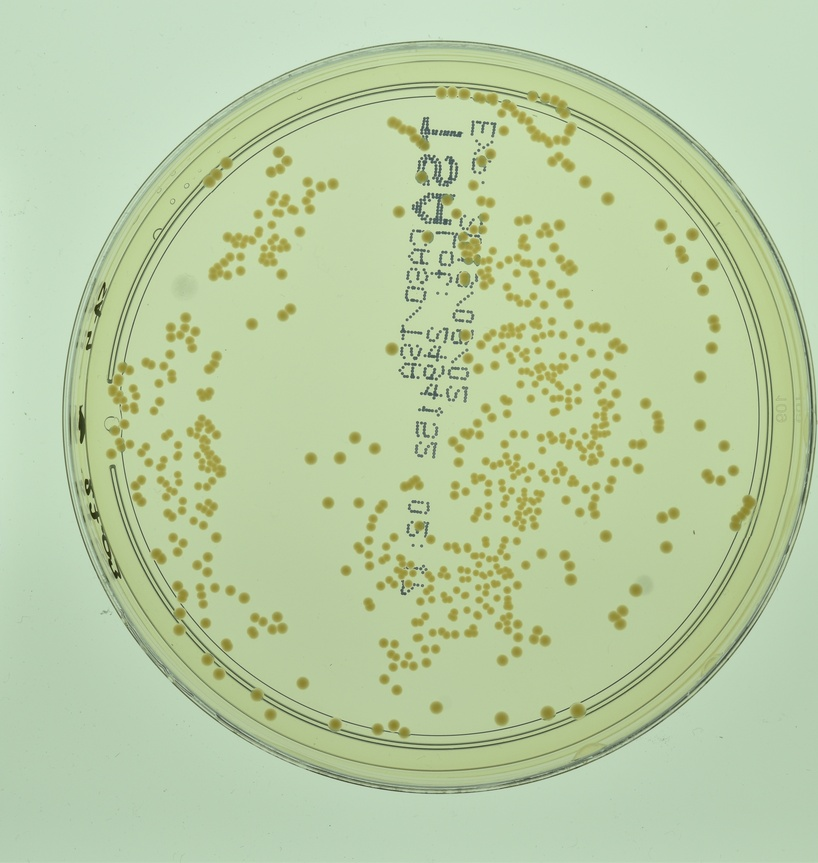
#> input picture data/benchmark/images/1399 copy.jpg, 818 x 863 px, shrunk from 3790 x 4000 before the run
$ python run_pipeline.py '../data/benchmark/images/1399 copy.jpg'   (older library calls are emulated)
#> lines starting #> are read from the running program, lines starting #| are printed output that depends on the picture; after the words box and inside, x2 and y2 are one past the last pixel; in counts of white or black regions, pixels touching at a corner belong together
#> in main, image is the input picture: shape (863, 818, 3); mean B, G, R 163.8, 204.4, 185.5
### src/gold_experience/illumination.py
from __future__ import annotations

import cv2
import numpy as np

from .models import DishCircle


def estimate_agar_baseline(
    image: np.ndarray,
    dish: DishCircle,
    dish_mask: np.ndarray,
) -> dict[str, float]:
    """
    Sample the agar background color from the interior of the plate,
    avoiding edges where colony density and rim artifacts are higher.

    Returns median L, a, b values for the sampled agar region.
    """
    inner_mask = np.zeros_like(dish_mask)
    cv2.circle(inner_mask, (dish.x, dish.y), int(dish.radius * 0.40), 255, -1)

    lab = cv2.cvtColor(image, cv2.COLOR_BGR2LAB)

    pixels = lab[inner_mask == 255]
    if len(pixels) < 100:
        pixels = lab[dish_mask == 255]

    baseline_l = float(np.median(pixels[:, 0]))
    baseline_a = float(np.median(pixels[:, 1]))
    baseline_b = float(np.median(pixels[:, 2]))

    return {
        "L": baseline_l,
        "a": baseline_a,
        "b": baseline_b,
        "L_std": float(np.std(pixels[:, 0])),
    }


def apply_clahe_to_lightness(image: np.ndarray) -> np.ndarray:
    """
    Apply CLAHE to the lightness channel only so illumination gradients
    are reduced without directly changing chrominance.
    """
    lab = cv2.cvtColor(image, cv2.COLOR_BGR2LAB)
#> lab: shape (863, 818, 3); mean of channels 0, 1, 2 203.7, 114.6, 146.2
    clahe = cv2.createCLAHE(clipLimit=2.0, tileGridSize=(8, 8))
    lab[:, :, 0] = clahe.apply(lab[:, :, 0])
#> lab: shape (863, 818, 3); mean of channels 0, 1, 2 199.5, 114.6, 146.2
    return cv2.cvtColor(lab, cv2.COLOR_LAB2BGR)


def normalize_to_agar_baseline(
    image: np.ndarray,
    baseline: dict[str, float],
    target_l: float = 210.0,
    target_a: float = 128.0,
    target_b: float = 128.0,
) -> np.ndarray:
    """
    Shift LAB channels so the sampled agar baseline lands on the chosen
    canonical agar appearance. This keeps downstream thresholds operating
    in a more stable visual regime across plates.
    """
    lab = cv2.cvtColor(image, cv2.COLOR_BGR2LAB).astype(np.float32)

    lab[:, :, 0] = np.clip(lab[:, :, 0] + (target_l - baseline["L"]), 0, 255)
    lab[:, :, 1] = np.clip(lab[:, :, 1] + (target_a - baseline["a"]), 0, 255)
    lab[:, :, 2] = np.clip(lab[:, :, 2] + (target_b - baseline["b"]), 0, 255)

    return cv2.cvtColor(lab.astype(np.uint8), cv2.COLOR_LAB2BGR)

### src/gold_experience/plate_detection.py
from __future__ import annotations

import cv2
import numpy as np

from .models import DishCircle


def _default_dish(height: int, width: int) -> DishCircle:
    min_side = min(height, width)
    return DishCircle(x=width // 2, y=height // 2, radius=int(min_side * 0.40))


# [52 lines left out: function _contour_circle_fallback, not called in this run]


def detect_plate(image: np.ndarray) -> tuple[DishCircle, np.ndarray, dict[str, np.ndarray]]:
    gray = cv2.cvtColor(image, cv2.COLOR_BGR2GRAY)
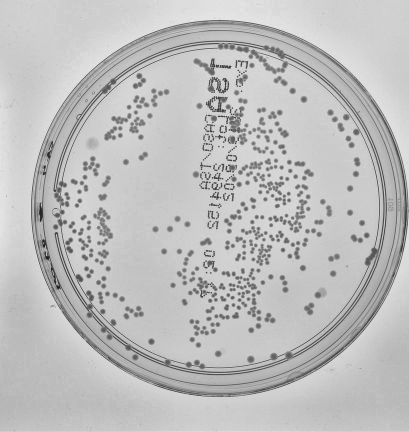
#> gray: shape (863, 818) (shown at 1/2 size); min 18, max 239, mean 190.1
    blurred = cv2.GaussianBlur(gray, (9, 9), 1.5)
    h, w = gray.shape[:2]
    min_side = min(h, w)
    min_radius = int(min_side * 0.32)
    max_radius = int(min_side * 0.48)

    circles = cv2.HoughCircles(
        blurred,
        cv2.HOUGH_GRADIENT,
        dp=1.2,
        minDist=min_side // 2,
        param1=120,
        param2=26,
        minRadius=min_radius,
        maxRadius=max_radius,
    )
#> circles = [[441, 415.8, 353.9]]

    if circles is not None and len(circles[0]) > 0:
        x_pos, y_pos, radius = max(
            circles[0],
            key=lambda row: row[2] - 0.35 * np.hypot(row[0] - (w / 2.0), row[1] - (h / 2.0)),
        )
#> x_pos = 441; y_pos = 415.8; radius = 353.9
        dish = DishCircle(x=int(round(x_pos)), y=int(round(y_pos)), radius=int(round(radius)))
    else:
        dish = _contour_circle_fallback(
            blurred=blurred,
            min_radius=min_radius,
            max_radius=max_radius,
        )
        if dish is None:
            dish = _default_dish(height=h, width=w)

    mask = np.zeros_like(gray)
    cv2.circle(mask, (dish.x, dish.y), int(dish.radius * 0.94), 255, -1, lineType=cv2.LINE_AA)
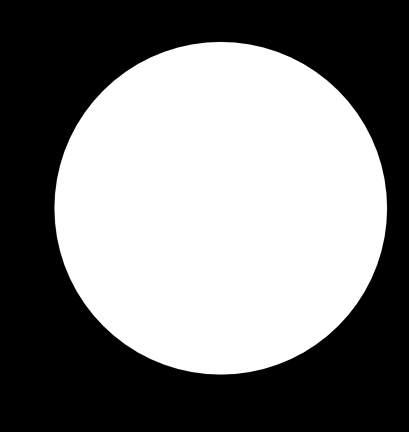
#> mask: shape (863, 818) (shown at 1/2 size); min 0, max 255, mean 125.4
    debug = {"plate_gray": gray, "plate_mask": mask}
    return dish, mask, debug

### src/gold_experience/pipeline.py
from __future__ import annotations

import numpy as np

from .candidate_detection import detect_candidates
from .colony_scoring import classify_colonies
from .illumination import (
    apply_clahe_to_lightness,
    estimate_agar_baseline,
    normalize_to_agar_baseline,
)
from .label_filter import classify_labels
from .models import PipelineResult
from .plate_detection import detect_plate


class ColonyCounterPipeline:
    def run(self, image: np.ndarray) -> PipelineResult:
        clahe_image = apply_clahe_to_lightness(image)
        dish, dish_mask, plate_debug = detect_plate(clahe_image)
#> plate_debug = 2 items
        measured_baseline = estimate_agar_baseline(image=clahe_image, dish=dish, dish_mask=dish_mask)
#> in estimate_agar_baseline, `cv2.circle(inner_mask, (dish.x, dish.y), int(dish.radius * 0.40), 255,..`:
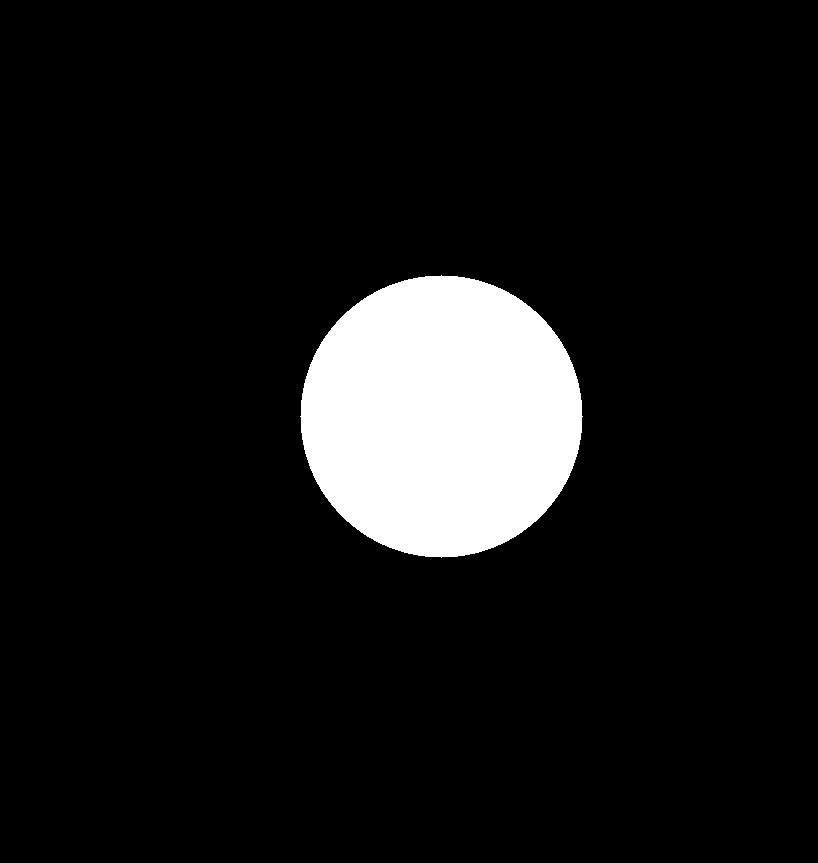
#> inner_mask: shape (863, 818); 8.8% white; 1 white region, box (x1, y1, x2, y2) and area: (300, 275, 583, 558) 62433
#> in estimate_agar_baseline, `baseline_l = float(np.median(pixels[:, 0]))`: baseline_l = 212
#> in estimate_agar_baseline, `baseline_a = float(np.median(pixels[:, 1]))`: baseline_a = 114
#> in estimate_agar_baseline, `baseline_b = float(np.median(pixels[:, 2]))`: baseline_b = 148
#> measured_baseline = {'L': 212, 'a': 114, 'b': 148, 'L_std': 33.52}
        normalized_image = normalize_to_agar_baseline(image=clahe_image, baseline=measured_baseline)
        baseline = {
            "L": 210.0,
            "a": 128.0,
            "b": 128.0,
            "L_std": measured_baseline.get("L_std", 18.0),
            "source_L": measured_baseline.get("L", 210.0),
            "source_a": measured_baseline.get("a", 128.0),
            "source_b": measured_baseline.get("b", 128.0),
        }
#> baseline = {'L': 210, 'a': 128, 'b': 128, 'L_std': 33.52, 'source_L': 212, 'source_a': 114, 'source_b': 148}

        candidates, candidate_debug = detect_candidates(
            image=normalized_image,
            dish=dish,
            dish_mask=dish_mask,
            baseline=baseline,
        )
        label_ids = classify_labels(candidates)
        colony_ids = classify_colonies(
            candidates=candidates,
            label_ids=label_ids,
            dish=dish,
            agar_baseline=baseline,
        )
        debug_images = dict(plate_debug)
        debug_images["plate_clahe"] = clahe_image
        debug_images["plate_normalized"] = normalized_image
        debug_images.update(candidate_debug)
        return PipelineResult(
            dish=dish,
            candidates=candidates,
            label_ids=label_ids,
            colony_ids=colony_ids,
            agar_baseline=baseline,
            debug_images=debug_images,
        )

### src/gold_experience/candidate_detection.py
from __future__ import annotations

from dataclasses import dataclass
from math import hypot, pi, sqrt

import cv2
import numpy as np

from .models import Candidate, DishCircle


@dataclass
class Proposal:
    center: tuple[float, float]
    radius: float
    feature: np.ndarray
    source_rank: float


def _normalize_feature(feature: np.ndarray) -> np.ndarray:
    if float(np.max(feature)) <= float(np.min(feature)):
        return np.zeros_like(feature, dtype=np.uint8)
    return cv2.normalize(feature, None, 0, 255, cv2.NORM_MINMAX).astype(np.uint8)


def _build_blob_detector(min_area: float, max_area: float, min_distance: float) -> cv2.SimpleBlobDetector:
    params = cv2.SimpleBlobDetector_Params()
    params.minThreshold = 8
    params.maxThreshold = 220
    params.thresholdStep = 8
    params.filterByArea = True
    params.minArea = float(min_area)
    params.maxArea = float(max_area)
    params.filterByColor = True
    params.blobColor = 255
    params.filterByCircularity = False
    params.filterByConvexity = False
    params.filterByInertia = False
    params.minDistBetweenBlobs = float(min_distance)
    params.minRepeatability = 1
    return cv2.SimpleBlobDetector_create(params)


def _detect_blob_proposals(
    feature: np.ndarray,
    dish_mask: np.ndarray,
    min_area: float,
    max_area: float,
    min_distance: float,
    source_rank: float,
) -> list[Proposal]:
    masked_feature = cv2.bitwise_and(feature, dish_mask)
    detector = _build_blob_detector(min_area=min_area, max_area=max_area, min_distance=min_distance)
    keypoints = detector.detect(masked_feature)
    proposals: list[Proposal] = []
    for keypoint in keypoints:
        proposals.append(
            Proposal(
                center=(float(keypoint.pt[0]), float(keypoint.pt[1])),
                radius=max(3.0, float(keypoint.size) / 2.0),
                feature=feature,
                source_rank=source_rank,
            )
        )
    return proposals


def _contour_from_mask(region_mask: np.ndarray) -> np.ndarray | None:
    contours, _ = cv2.findContours(region_mask, cv2.RETR_EXTERNAL, cv2.CHAIN_APPROX_SIMPLE)
    if not contours:
        return None
    return max(contours, key=cv2.contourArea)


def _region_from_proposal(proposal: Proposal, dish_mask: np.ndarray) -> np.ndarray:
    height, width = proposal.feature.shape[:2]
    x_center = int(round(proposal.center[0]))
    y_center = int(round(proposal.center[1]))
    patch_radius = int(max(8.0, proposal.radius * 2.5))

    x0 = max(0, x_center - patch_radius)
    y0 = max(0, y_center - patch_radius)
    x1 = min(width, x_center + patch_radius + 1)
    y1 = min(height, y_center + patch_radius + 1)

    patch = proposal.feature[y0:y1, x0:x1]
    if patch.size == 0:
        return np.zeros((height, width), dtype=np.uint8)

    local_center_x = x_center - x0
    local_center_y = y_center - y0
    seed_value = float(patch[local_center_y, local_center_x])
    threshold_value = max(
        12.0,
        seed_value * 0.55,
        float(np.mean(patch)) + 0.30 * float(np.std(patch)),
    )
    local_binary = np.zeros_like(patch, dtype=np.uint8)
    local_binary[patch >= threshold_value] = 255

    limit_mask = np.zeros_like(local_binary, dtype=np.uint8)
    cv2.circle(
        limit_mask,
        (local_center_x, local_center_y),
        int(max(proposal.radius * 1.8, proposal.radius + 4.0)),
        255,
        -1,
        lineType=cv2.LINE_AA,
    )
    local_binary = cv2.bitwise_and(local_binary, limit_mask)
    kernel = cv2.getStructuringElement(cv2.MORPH_ELLIPSE, (3, 3))
    local_binary = cv2.morphologyEx(local_binary, cv2.MORPH_OPEN, kernel, iterations=1)
    local_binary = cv2.morphologyEx(local_binary, cv2.MORPH_CLOSE, kernel, iterations=1)

    labels_count, labels = cv2.connectedComponents(local_binary)
    component_label = labels[local_center_y, local_center_x]
    region_mask = np.zeros((height, width), dtype=np.uint8)

    if labels_count > 1 and component_label > 0:
        component = np.zeros_like(local_binary, dtype=np.uint8)
        component[labels == component_label] = 255
        region_mask[y0:y1, x0:x1] = component
    else:
        cv2.circle(
            region_mask,
            (x_center, y_center),
            int(round(proposal.radius * 1.15)),
            255,
            -1,
            lineType=cv2.LINE_AA,
        )

    return cv2.bitwise_and(region_mask, dish_mask)


def _candidate_from_mask(
    region_mask: np.ndarray,
    image: np.ndarray,
    lab: np.ndarray,
    combined_feature: np.ndarray,
    abs_laplacian: np.ndarray,
    dish: DishCircle,
    proposal_rank: float,
) -> Candidate | None:
    contour = _contour_from_mask(region_mask)
    if contour is None:
        return None

    area = float(cv2.contourArea(contour))
    if area <= 0.0:
        return None

    perimeter = float(cv2.arcLength(contour, True))
    if perimeter <= 0.0:
        return None

    moments = cv2.moments(contour)
    if float(moments["m00"]) == 0.0:
        return None

    center_x = float(moments["m10"] / moments["m00"])
    center_y = float(moments["m01"] / moments["m00"])
    x_pos, y_pos, box_width, box_height = cv2.boundingRect(contour)
    circularity = 4.0 * pi * area / (perimeter * perimeter)
    hull = cv2.convexHull(contour)
    hull_area = float(cv2.contourArea(hull))
    solidity = area / hull_area if hull_area > 0.0 else 0.0
    equivalent_radius = sqrt(area / pi)
    center_distance = hypot(center_x - dish.x, center_y - dish.y)
    rim_margin = float(dish.radius - center_distance - equivalent_radius)

    mean_bgr = cv2.mean(image, mask=region_mask)[:3]
    mean_lab = cv2.mean(lab, mask=region_mask)[:3]
    local_contrast = float(cv2.mean(combined_feature, mask=region_mask)[0])
    edge_strength = float(cv2.mean(abs_laplacian, mask=region_mask)[0])

    candidate = Candidate(
        id=-1,
        center=(center_x, center_y),
        bbox=(x_pos, y_pos, box_width, box_height),
        area=area,
        circularity=float(circularity),
        solidity=float(solidity),
        equivalent_radius=float(equivalent_radius),
        rim_margin=rim_margin,
        mean_bgr=tuple(float(v) for v in mean_bgr),
        mean_lab=tuple(float(v) for v in mean_lab),
        local_contrast=local_contrast,
        edge_strength=edge_strength,
        contour=contour,
    )
    candidate.scores["proposal_rank"] = float(proposal_rank)
    return candidate


def _dedupe_candidates(candidates: list[Candidate]) -> list[Candidate]:
    if not candidates:
        return []

    def quality(candidate: Candidate) -> float:
        return (
            candidate.local_contrast
            + 18.0 * candidate.solidity
            + 12.0 * candidate.circularity
            + 0.012 * candidate.area
            + 6.0 * candidate.scores.get("proposal_rank", 0.0)
        )

    def iou(left: Candidate, right: Candidate) -> float:
        left_x, left_y, left_w, left_h = left.bbox
        right_x, right_y, right_w, right_h = right.bbox
        x0 = max(left_x, right_x)
        y0 = max(left_y, right_y)
        x1 = min(left_x + left_w, right_x + right_w)
        y1 = min(left_y + left_h, right_y + right_h)
        if x1 <= x0 or y1 <= y0:
            return 0.0
        intersection = float((x1 - x0) * (y1 - y0))
        union = float(left_w * left_h + right_w * right_h) - intersection
        return 0.0 if union <= 0.0 else intersection / union

    kept: list[Candidate] = []
    for candidate in sorted(candidates, key=quality, reverse=True):
        duplicate = False
        for existing in kept:
            center_distance = hypot(candidate.center[0] - existing.center[0], candidate.center[1] - existing.center[1])
            radius_gate = 0.45 * (candidate.equivalent_radius + existing.equivalent_radius)
            if center_distance <= radius_gate or iou(candidate, existing) >= 0.35:
                duplicate = True
                break
        if not duplicate:
            kept.append(candidate)

    for index, candidate in enumerate(kept):
        candidate.id = index
    return kept


def detect_candidates(
    image: np.ndarray,
    dish: DishCircle,
    dish_mask: np.ndarray,
    baseline: dict[str, float] | None = None,
) -> tuple[list[Candidate], dict[str, np.ndarray]]:
    gray = cv2.cvtColor(image, cv2.COLOR_BGR2GRAY)
    gray_blur = cv2.GaussianBlur(gray, (7, 7), 0)

    dark_small = _normalize_feature(
        cv2.subtract(cv2.GaussianBlur(gray_blur, (0, 0), sigmaX=9, sigmaY=9), gray_blur)
    )
    dark_large = _normalize_feature(
        cv2.subtract(cv2.GaussianBlur(gray_blur, (0, 0), sigmaX=35, sigmaY=35), gray_blur)
    )

    lab = cv2.cvtColor(image, cv2.COLOR_BGR2LAB)
#> lab: shape (863, 818, 3); mean of channels 0, 1, 2 197.6, 128.6, 126.2
    a_channel = lab[:, :, 1].astype(np.float32)
    b_channel = lab[:, :, 2].astype(np.float32)
    warm_raw = (
        0.65 * np.clip(b_channel - 128.0, 0.0, None)
        + 0.35 * np.clip(a_channel - 128.0, 0.0, None)
        - 0.30 * np.clip(118.0 - a_channel, 0.0, None)
    )
    warm_raw = np.clip(warm_raw, 0.0, None)
    warm_small = _normalize_feature(warm_raw - cv2.GaussianBlur(warm_raw, (0, 0), sigmaX=9, sigmaY=9))
    warm_large = _normalize_feature(warm_raw - cv2.GaussianBlur(warm_raw, (0, 0), sigmaX=21, sigmaY=21))

    small_feature = cv2.max(dark_small, warm_small)
    large_feature = cv2.max(dark_large, warm_large)
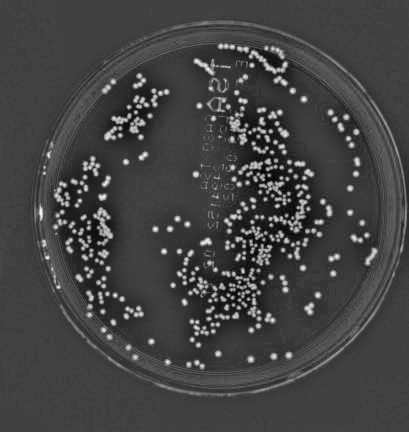
#> large_feature: shape (863, 818) (shown at 1/2 size); min 0, max 255, mean 67.1
    combined_feature = cv2.max(small_feature, large_feature)
    masked_combined = cv2.bitwise_and(combined_feature, dish_mask)
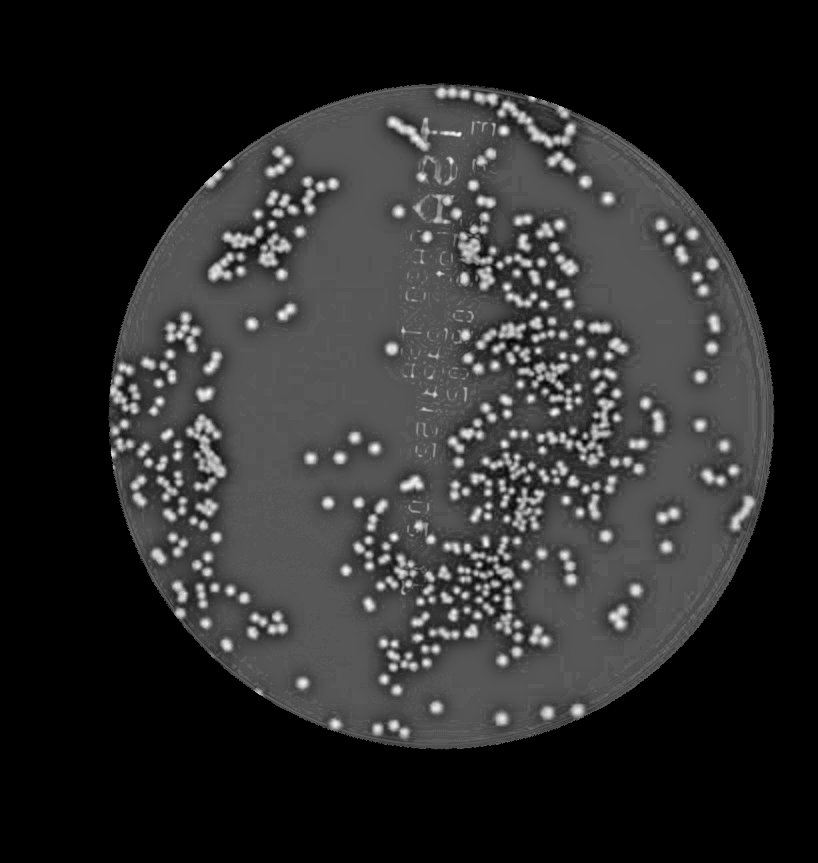
#> masked_combined: shape (863, 818); min 0, max 255, mean 43
    _, threshold = cv2.threshold(masked_combined, 0, 255, cv2.THRESH_BINARY + cv2.THRESH_OTSU)
#> threshold: shape (863, 818); 47.1% white; 35 white regions (34 under 20 px), largest, box (x1, y1, x2, y2) and area: (108, 83, 774, 749) 332264

    laplacian = cv2.Laplacian(gray_blur, cv2.CV_32F)
#> (the rest of the program and of its run is left out)
